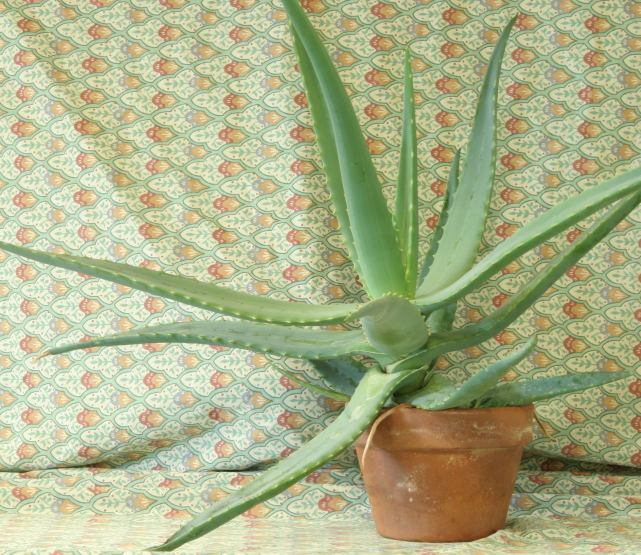
//> input picture 08_3D_vision/08_01_disparity/data/aloeL.jpg, 1282 x 1110 px (shown at 1/2 size)
$ ./main ../../08_3D_vision/08_01_disparity/data/aloeL.jpg   (built with g++ and OpenCV 4)
//> lines starting //> are read from the running program, lines starting //| are printed output that depends on the picture; after the words box and inside, x2 and y2 are one past the last pixel; in counts of white or black regions, pixels touching at a corner belong together
/**
 * @file main.cpp
 * @brief Top-hat / black-hat: separating an object from its illumination
 * @author José Miguel Guerrero Hernández
 *
 * @note The problem this solves: global thresholding (10_01_threshold)
 *          assumes the object and the background are separated by ONE
 *          intensity value for the whole image. With uneven lighting that is
 *          false, and Otsu binarises half the picture instead of the ink.
 *
 *          Grayscale morphology fixes it:
 *            opening  = background WITHOUT the bright details smaller than SE
 *            closing  = background WITHOUT the dark details smaller than SE
 *            top-hat   = original - opening  -> small BRIGHT details
 *            black-hat = closing  - original -> small DARK details
 *
 *          The result no longer carries the lighting, because the lighting
 *          IS what the opening/closing kept. A global threshold then works.
 *
 *          The structuring element sets what counts as a detail: it must be
 *          LARGER than the objects to extract and smaller than the scale on
 *          which the illumination changes.
 */

#include <algorithm>
#include <cstdlib>
#include <opencv2/imgproc.hpp>
#include <opencv2/imgcodecs.hpp>
#include <opencv2/highgui.hpp>
#include <iostream>
#include <iomanip>
#include <sstream>
#include <string>

// Configuration constants
namespace Config
{
// Longest side of the 2x2 grid on screen, in width and in height: the same
// 800 px as the other examples, so the window fits on a normal screen
constexpr int MAX_GRID_SIDE = 800;
constexpr int MAX_OPERATOR = 1;
constexpr int MAX_KERNEL_SIZE = 30;
constexpr int DEFAULT_KERNEL_SIZE = 12;   // 2*12+1 = 25 pixels
const char * WINDOW_NAME = "Top-hat Illumination Demo";
const char * TRACKBAR_OPERATOR = "Op: 0 BlackHat (dark ink) - 1 TopHat (bright)";
const char * TRACKBAR_KERNEL = "SE size: 2n +1";
}

/**
 * @brief Application state
 */
struct TopHatApp
{
  cv::Mat gray;         // Source image in grayscale
  cv::Mat otsu_direct;  // Otsu applied straight to the source
  double marked_direct = 0.0;
};

// Global app state (required for OpenCV callbacks)
TopHatApp app;

/**
 * @brief Percentage of non-zero pixels of a binary image
 */
double markedPercentage(const cv::Mat & binary)
{
  return 100.0 * cv::countNonZero(binary) / (binary.rows * binary.cols);
}

/**
 * @brief Put a caption on a panel of the comparison grid
 */
void label(cv::Mat & panel, const std::string & text)
{
  cv::putText(panel, text, cv::Point(10, 25), cv::FONT_HERSHEY_SIMPLEX,
    0.6, cv::Scalar(0, 255, 0), 2);
}

/**
 * @brief Callback function for trackbar events
 */
void topHat(int, void *)
{
  const int morph_operator = cv::getTrackbarPos(Config::TRACKBAR_OPERATOR, Config::WINDOW_NAME);
  const int morph_size = cv::getTrackbarPos(Config::TRACKBAR_KERNEL, Config::WINDOW_NAME);

  // An ellipse is the usual choice here: it has no privileged direction, so
  // it does not favour horizontal or vertical strokes
  const cv::Mat element = cv::getStructuringElement(
    cv::MORPH_ELLIPSE,
    cv::Size(2 * morph_size + 1, 2 * morph_size + 1));

  const int operation = (morph_operator == 0) ? cv::MORPH_BLACKHAT : cv::MORPH_TOPHAT;
  const char * operation_name = (morph_operator == 0) ? "black-hat" : "top-hat";

  cv::Mat corrected;
  cv::morphologyEx(app.gray, corrected, operation, element);

  // Both results are BRIGHT on a dark background, whatever the sign of the
  // original detail, so the same threshold sense works for the two
  cv::Mat otsu_corrected;
  const double threshold_corrected = cv::threshold(corrected, otsu_corrected, 0, 255,
      cv::THRESH_BINARY | cv::THRESH_OTSU);

  const double marked_corrected = markedPercentage(otsu_corrected);

  // Build the 2x2 comparison grid
  cv::Mat panels[4] = {app.gray.clone(), app.otsu_direct.clone(),
    corrected.clone(), otsu_corrected.clone()};
  // The panels are reduced before writing on them: a caption drawn at full
  // resolution would shrink with the image and stop being readable
  const int grid_side = 2 * std::max(app.gray.cols, app.gray.rows);
  const double factor = std::min(1.0, static_cast<double>(Config::MAX_GRID_SIDE) / grid_side);
  for (cv::Mat & panel : panels) {
    if (factor < 1.0) {
      cv::resize(panel, panel, cv::Size(), factor, factor, cv::INTER_AREA);
    }
    cv::cvtColor(panel, panel, cv::COLOR_GRAY2BGR);
  }

  std::ostringstream direct_caption, corrected_caption;
  direct_caption << "Otsu direct: " << std::fixed << std::setprecision(1)
                 << app.marked_direct << "% marked";
  corrected_caption << "Otsu after: " << std::fixed << std::setprecision(1)
                    << marked_corrected << "% marked";

  label(panels[0], "Original");
  label(panels[1], direct_caption.str());
  label(panels[2], std::string(operation_name) + ", SE " +
    std::to_string(2 * morph_size + 1));
  label(panels[3], corrected_caption.str());

  cv::Mat row1, row2, grid;
  cv::hconcat(panels[0], panels[1], row1);
  cv::hconcat(panels[2], panels[3], row2);
  cv::vconcat(row1, row2, grid);

  cv::imshow(Config::WINDOW_NAME, grid);

  std::cout << operation_name << ", SE " << 2 * morph_size + 1 << ": Otsu at "
            << threshold_corrected << " marks " << std::fixed << std::setprecision(1)
            << marked_corrected << "% (direct Otsu marked " << app.marked_direct
            << "%)" << std::endl;
}

int main(int argc, char ** argv)
{
  // Parse command line arguments
  // Command-line arguments; --help prints the usage
  cv::CommandLineParser parser(argc, argv,
    "{help h | | Show this help message}"
    "{@input | ../../data/page_uneven.png | Input file}");
  if (parser.has("help")) {
    parser.printMessage();
    return EXIT_SUCCESS;
  }
  app.gray = cv::imread(
    cv::samples::findFile(parser.get<std::string>("@input"), false), cv::IMREAD_GRAYSCALE);
//> app.gray: 1110 rows x 1282 cols, CV_8UC1; min 18, max 255, mean 170.8

  // Without this, a malformed value (--frames=xyz) is reported by the parser
  // but the example carries on with the default, which is the hardest kind
  // of failure to diagnose. Note it validates values, not option names:
  // cv::CommandLineParser ignores an unknown option without complaining
  if (!parser.check()) {
    parser.printErrors();
    return EXIT_FAILURE;
  }

  if (app.gray.empty()) {
    std::cout << "Could not open or find the image!\n" << std::endl;
    std::cout << "Usage: " << argv[0] << " <Input image>" << std::endl;
    return EXIT_FAILURE;
  }

  // Reference result: Otsu straight on the source. The ink is dark, so the
  // object is what falls BELOW the threshold
  const double threshold_direct = cv::threshold(app.gray, app.otsu_direct, 0, 255,
      cv::THRESH_BINARY_INV | cv::THRESH_OTSU);
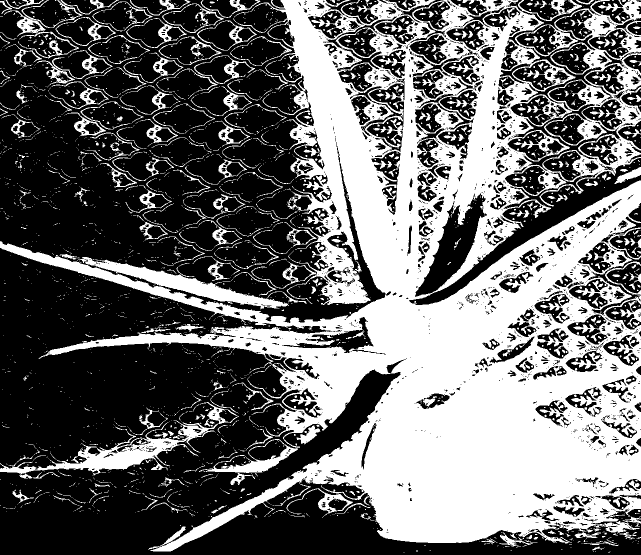
//> app.otsu_direct: 1110 rows x 1282 cols, CV_8UC1 (shown at 1/2 size); 42.2% white; 3151 white regions (2685 under 20 px), largest, box (x1, y1, x2, y2) and area: (0, 0, 1282, 1103) 507530, (0, 804, 478, 957) 11293, (156, 514, 578, 618) 8766
//> threshold_direct = 165
  app.marked_direct = markedPercentage(app.otsu_direct);
//> app.marked_direct = 42.19

  std::cout << "=== Uneven illumination and global thresholding ===" << std::endl;
  std::cout << "Otsu on the original: threshold " << threshold_direct << ", marks "
            << std::fixed << std::setprecision(1) << app.marked_direct
            << "% of the image" << std::endl;
//| Otsu on the original: threshold 165, marks 42.2% of the image
  std::cout << "Anything far above the real amount of ink means Otsu has"
            << std::endl;
  std::cout << "binarised the SHADOW, not the writing." << std::endl;

  // Create the display window
  cv::namedWindow(Config::WINDOW_NAME, cv::WINDOW_AUTOSIZE);

  // Create trackbars for interactive control
  cv::createTrackbar(Config::TRACKBAR_OPERATOR, Config::WINDOW_NAME,
    nullptr, Config::MAX_OPERATOR, topHat);
  cv::createTrackbar(Config::TRACKBAR_KERNEL, Config::WINDOW_NAME,
    nullptr, Config::MAX_KERNEL_SIZE, topHat);
  cv::setTrackbarPos(Config::TRACKBAR_KERNEL, Config::WINDOW_NAME,
    Config::DEFAULT_KERNEL_SIZE);
//> in topHat, `const double threshold_corrected = cv::threshold(corrected, otsu_corre..`:
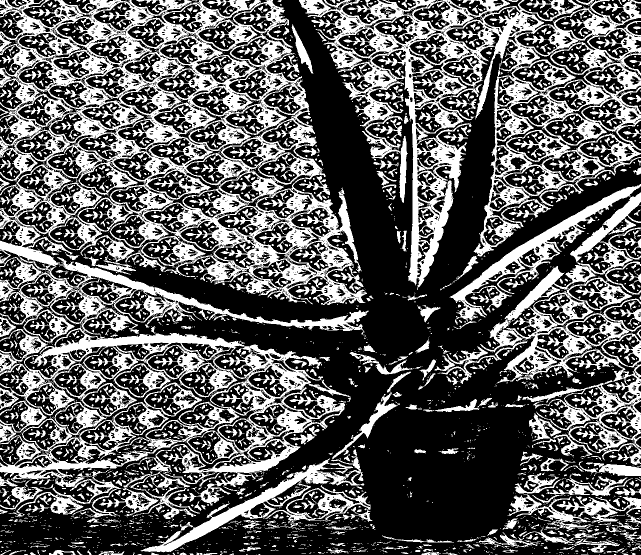
//> otsu_corrected: 1110 rows x 1282 cols, CV_8UC1 (shown at 1/2 size); 37% white; 4239 white regions (3310 under 20 px), largest, box (x1, y1, x2, y2) and area: (0, 0, 737, 1036) 244604, (598, 0, 1282, 580) 100523, (869, 385, 1282, 930) 42267
//> in topHat, `const double threshold_corrected = cv::threshold(corrected, otsu_corre..`: threshold_corrected = 31
//> in topHat, `const double marked_corrected = markedPercentage(otsu_corrected);`: marked_corrected = 36.96
//> the loop in topHat, `for (cv::Mat & panel : panels)` made 4 passes
//> in label, `cv::putText(panel, text, cv::Point(10, 25), cv::FONT_HERSHEY_SIMPLEX, ..`:
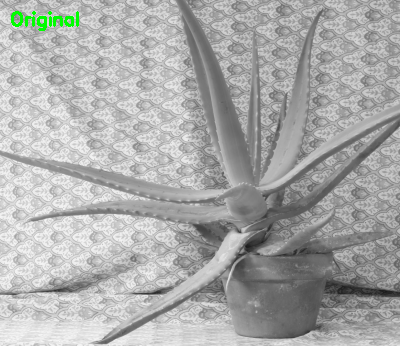
//> panel: 346 rows x 400 cols, CV_8UC3; mean B, G, R 170, 171, 170
//> in topHat, `label(panels[0], "Original");`:
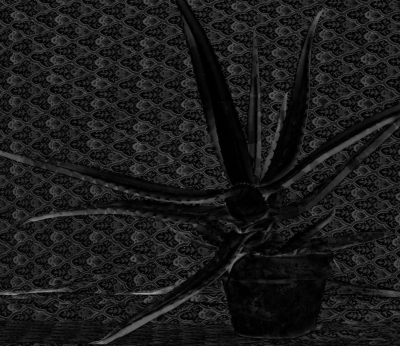
//> panels[2]: 346 rows x 400 cols, CV_8UC3; min 0, max 163, mean 26.5
//> in topHat, `cv::hconcat(panels[0], panels[1], row1);`:
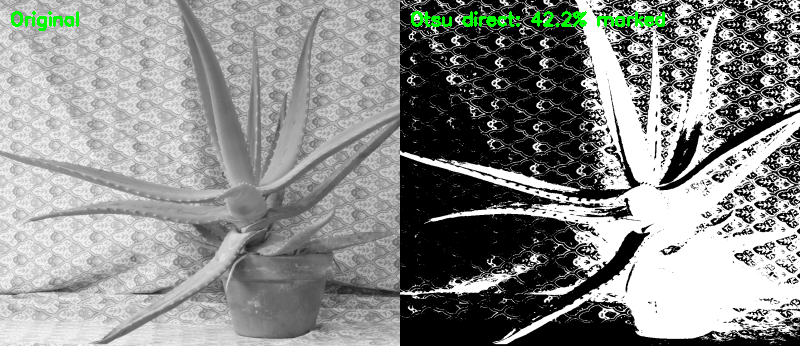
//> row1: 346 rows x 800 cols, CV_8UC3; mean B, G, R 138.4, 140.4, 138.4
//> in topHat, `cv::hconcat(panels[2], panels[3], row2);`:
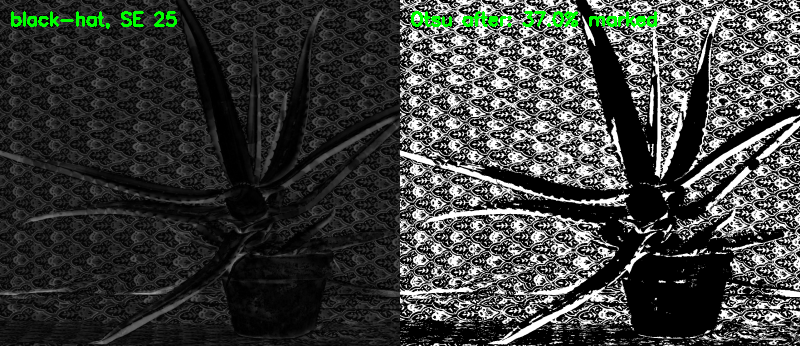
//> row2: 346 rows x 800 cols, CV_8UC3; mean B, G, R 59.6, 62.1, 59.6
//> in topHat, `cv::vconcat(row1, row2, grid);`:
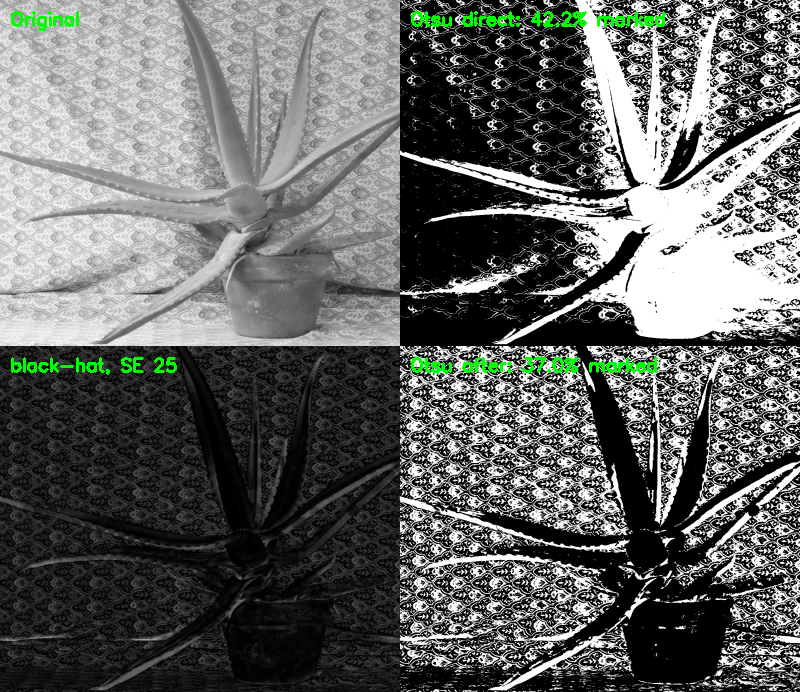
//> grid: 692 rows x 800 cols, CV_8UC3; mean B, G, R 99, 101.2, 99
//| black-hat, SE 25: Otsu at 31.0 marks 37.0% (direct Otsu marked 42.2%)

  // Apply initial operation
  topHat(0, nullptr);
//> the loop in topHat (call 2), `for (cv::Mat & panel : panels)` made 4 passes
//| black-hat, SE 25: Otsu at 31.0 marks 37.0% (direct Otsu marked 42.2%)

  cv::waitKey(0);
  return EXIT_SUCCESS;
}
